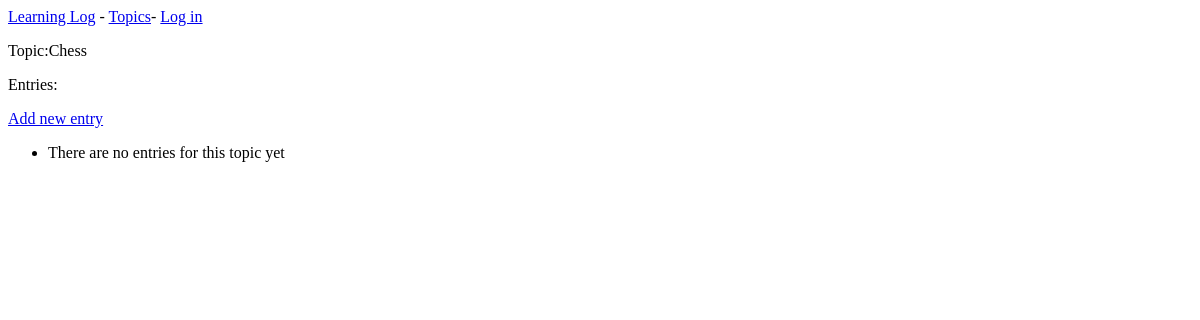
The app's page /topics/1/, older data.
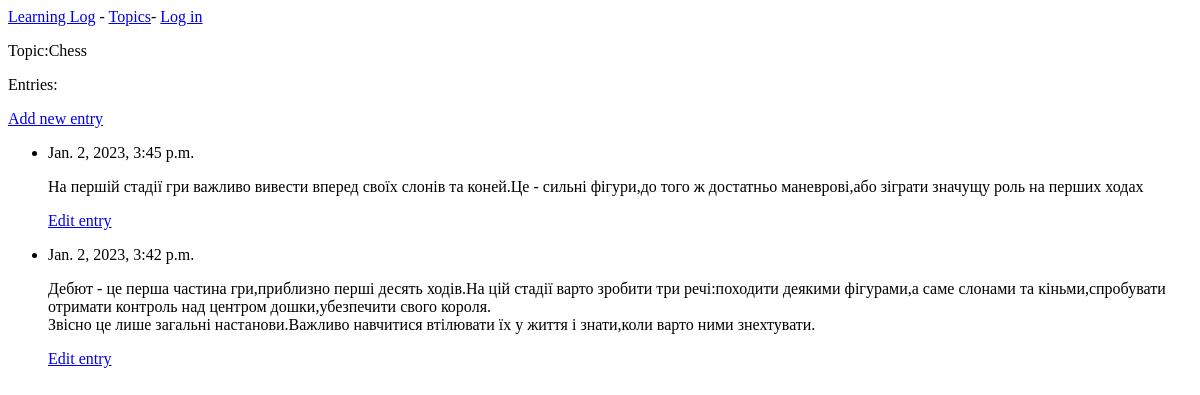
The same page, newer data.
### learning_logs/models.py (models this page shows, shortened)
class Entry(models.Model):
    topic = models.ForeignKey(Topic,on_delete=models.CASCADE)
    text = models.TextField()
    data_added = models.DateTimeField(auto_now_add=True)
    class Meta:
        verbose_name = 'entries'

### learning_logs/views.py (the view)
# urls.py: path('topics/<int:topic_id>/',views.topic,name='topic'),
def topic(request,topic_id):
    topic = Topic.objects.get(id = topic_id)
    entries = topic.entry_set.order_by('-data_added')
    context = {'topic':topic,'entries':entries}
    return render(request,'learning_logs/topic.html',context=context)

### learning_logs/models.py (called while the page is built)
    def __str__(self):
        return self.text

### learning_logs/templates/learning_logs/topic.html
{% extends 'learning_logs/base.html' %}
{% block content %}
    <p>Topic:{{ topic }}</p>
    <p>Entries:</p>
    <p>
        <a href="{% url 'learning_logs:new_entry' topic.id %}">Add new entry</a>
    </p>
    <ul>
        {% for entry in entries %}
            <li>
                <p>{{ entry.data_added}}</p>
                <p>{{ entry.text|linebreaks}}</p>
                <p>
                    <a href="{% url 'learning_logs:edit_entry' entry.id %}">Edit entry</a>
                </p>
            </li>
        {% empty %}
            <li>There are no entries for this topic yet</li>
        {% endfor %}
    </ul>
{% endblock content %}

Row changes from the older to the newer data that the page shows:
added Entry: data_added "Jan. 2, 2023, 3:45 p.m.", text "На першій стадії гри важливо вивести вперед своїх слонів та коней.Це - сильні фігури,до того ж достатньо маневрові,або зіграти значущу роль на перших ходах"
added Entry: data_added "Jan. 2, 2023, 3:42 p.m.", text "Дебют - це перша частина гри,приблизно перші десять ходів.На цій стадії варто зробити три речі:походити деякими фігурами,а саме слонами та кіньми,спробувати отримати контроль над центром дошки,убезпечити свого короля. Звісно це лише загальні настанови.Важливо навчитися втілювати їх у життя і знати,коли варто ними знехтувати."
Text that changed along with them:
text no longer shown: "There are no entries for this topic yet"
